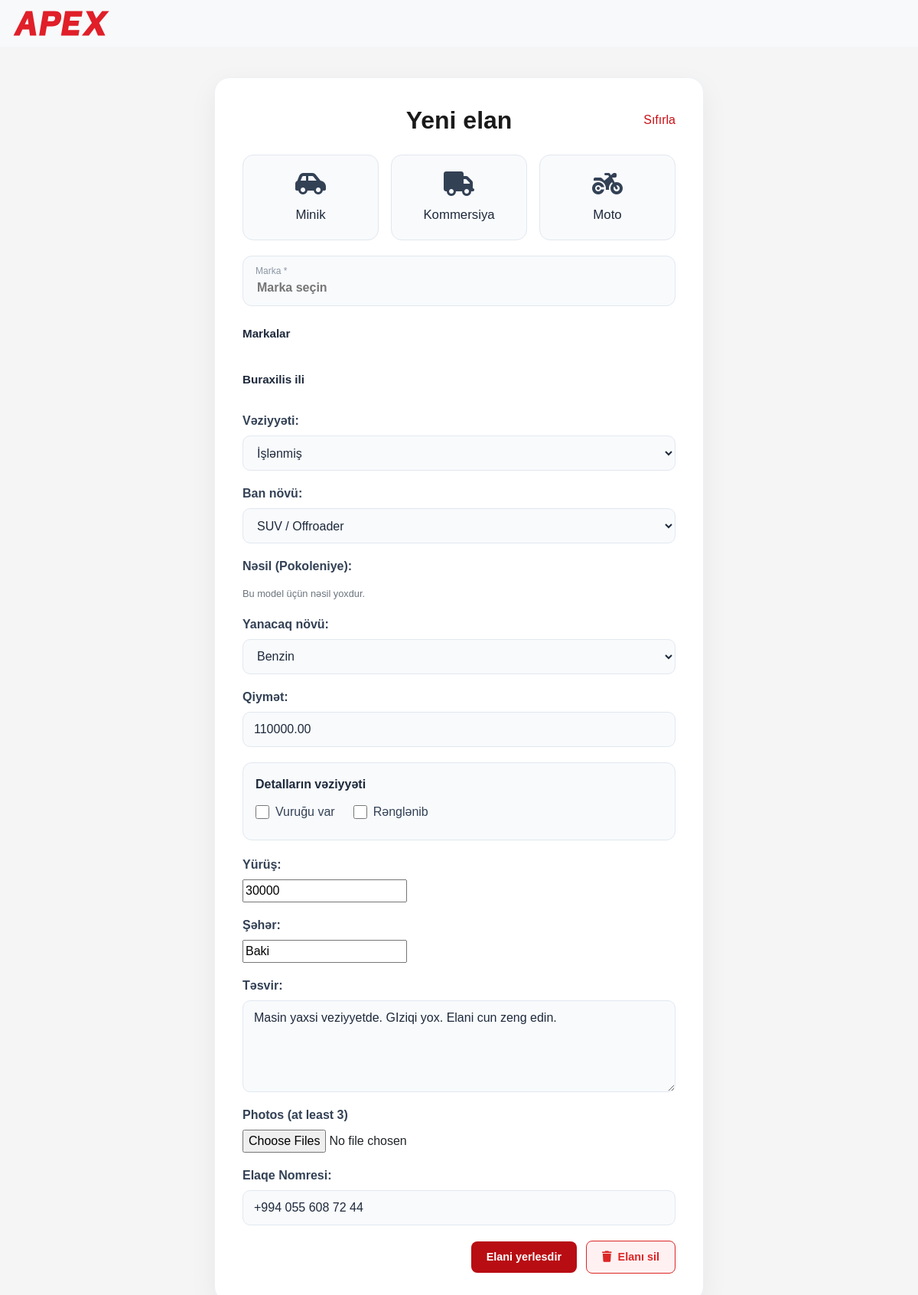
Screenshot of /listing/20/edit/ (signed in) with the database file from the repository.
### main/models.py (models this page shows, shortened)
class Listing(models.Model):
    CONDITION_CHOICES = [
        ('new', 'Yeni'),
        ('used', 'İşlənmiş'),
    ]
    BODY_TYPE_CHOICES = [
        ('sedan', 'Sedan'),
        ('hatchback', 'Hetçbek'),
        ('suv', 'SUV / Offroader'),
        ('coupe', 'Kupe'),
        ('universal', 'Universal'),
        ('crossover', 'Krossover'),
        ('minivan', 'Minivan'),
        ('cabriolet', 'Kabriolet'),
        ('avtokran', 'Avtokran'),
        ('soyuduculu_furqon', 'Soyuduculu furqon'),
        ('qolfkar', 'Qolfkar'),
        ('karvan', 'Karvan'),
        ('avtobus', 'Avtobus'),
        ('dartqi', 'Dartqı'),
        ('yuk_masini', 'Yük maşını'),
        ('furqon', 'Furqon'),
        ('sport', 'Sportbike'),
        ('cruiser', 'Kruizer'),
        ('scooter', 'Skuter'),
        ('other', 'Digər'),
    ]
    FUEL_TYPE_CHOICES = [
        ('petrol', 'Benzin'),
        ('diesel', 'Dizel'),
        ('hybrid', 'Hibrid'),
        ('electric', 'Elektro'),
        ('gas', 'Qaz'),
    ]
    views_count = models.PositiveIntegerField(default=0)
    views_count = models.PositiveIntegerField(default=0)
    viewed_by = models.ManyToManyField(settings.AUTH_USER_MODEL, blank=True, related_name='viewed_listings')
    generation = models.ForeignKey(
        'CarGeneration',
        on_delete=models.SET_NULL,
        null=True,
        blank=True,
        related_name='listing',
    )
    car_model = models.ForeignKey(
        CarModel,
        on_delete=models.PROTECT,
        related_name='listings',
    )
    owner = models.ForeignKey(
        settings.AUTH_USER_MODEL,
        on_delete=models.SET_NULL,
        null=True,
        blank=True,
        related_name='listings',
    )
    year = models.PositiveSmallIntegerField()
    condition = models.CharField(max_length=10, choices=CONDITION_CHOICES)
    body_type = models.CharField(max_length=20, choices=BODY_TYPE_CHOICES)
    fuel_type = models.CharField(max_length=20, choices=FUEL_TYPE_CHOICES, default='petrol')
    price = models.DecimalField(max_digits=12, decimal_places=2)
    mileage = models.PositiveIntegerField()
    city = models.CharField(max_length=100)
    description = models.TextField()
    phone_number = models.CharField(max_length=30, default='')
    image = models.ImageField(upload_to='listing_photos/')
    created_at = models.DateTimeField(auto_now_add=True)
    is_damaged = models.BooleanField(default=False, verbose_name='Vurugu var')
    is_repainted = models.BooleanField(default=False, verbose_name="Rənglənib")

class CarModelBodyType(models.Model):
    car_model = models.ForeignKey(
        CarModel,
        on_delete=models.CASCADE,
        related_name='body_type_options',
    )
    body_type = models.CharField(
        max_length=20,
        choices=Listing.BODY_TYPE_CHOICES,
    )
    class Meta:
        constraints = [
            models.UniqueConstraint(
                fields=['car_model', 'body_type'],
                name='unique_body_type_per_car_model'
            ),
        ]

### main/views.py (the view)
# urls.py: path('listing/<int:listing_id>/edit/', views.edit_listing_view, name='edit_listing'),
@login_required(login_url='login')
def edit_listing_view(request, listing_id):
    listing = get_object_or_404(Listing, pk=listing_id)
    if listing.owner != request.user:
        messages.error(request, 'Bu elanı redaktə etməyə icazəniz yoxdur.')
        return redirect('detail', listing_id=listing.id)
    if request.method == 'POST' and 'delete_listing' in request.POST:
        listing.delete()
        return redirect('index')  # Or '/' if your homepage URL name isn't 'index'
    if request.method == 'POST':
        form = ListingForm(request.POST, request.FILES, instance=listing)
        if form.is_valid():
            form.save()
            messages.success(request, 'Elan uğurla yeniləndi!')
            return redirect('detail', listing_id=listing.id)
    else:
        form = ListingForm(instance=listing)
    generations = CarGeneration.objects.select_related('car_model__brand').all()
    context = {
        'form': form,
        'listing': listing,
        'brands': Brand.objects.prefetch_related('models').all(),
        'years': list(Year.objects.order_by('-year').values_list('year', flat=True)),
    }
    return render(request, 'elan.html', context) # eyni elan html formasini burda istid edirik nolar kod isle

### templates/elan.html (shortened to what this page needs)
{% load static %}
<!DOCTYPE html>
<html lang="en">
<head>
    <link rel="stylesheet" href="https://cdn.jsdelivr.net/npm/bootstrap@4.5.3/dist/css/bootstrap.min.css">
    <link rel="stylesheet" href="https://cdnjs.cloudflare.com/ajax/libs/font-awesome/6.4.2/css/all.min.css" />
    <link rel="stylesheet" href="{% static 'css/elan.css' %}">
    <link rel="stylesheet" href="{% static 'css/style.css' %}">
</head>
<body class="body">
    <nav class="navbar navbar-expand-lg navbar-light bg-light">
            <a class="navbar-brand" href="{% url 'home' %}" aria-label="APEX home">
            <img class="navbar-logo" src="{% static 'image/APEX — Automotive logo.svg' %}" alt="APEX">
        </a>
    </nav>
    <div class="div1">
        <form method="POST" enctype="multipart/form-data" novalidate>
        <div class="form-heading">
            <h1 class="h1">Yeni elan</h1>
            <button type="button" id="reset-form-btn" class="reset-form-btn">Sıfırla</button>
        </div>
        <div class="category-selector">
            <div class="category-card">
                <label for="type-minik">
                    <i class="fa-solid fa-car-side"></i>
                    <span>Minik</span>
                </label>
            </div>
            <div class="category-card">
                <label for="type-commercial">
                    <i class="fa-solid fa-truck"></i>
                    <span>Kommersiya</span>
                </label>
            </div>
            <div class="category-card">
                <label for="type-moto">
                    <i class="fa-solid fa-motorcycle"></i>
                    <span>Moto</span>
                </label>
            </div>
        </div>
        <div class="custom-input-box" id="brand-input-box">
            <label class="input-label" for="selected-brand-input">Marka *</label>
            <div class="input-field-wrapper">
                <input type="text" id="selected-brand-input" class="selected-input" placeholder="Marka seçin" readonly>
            </div>
        </div>
        <div id="brands-section" class="selection-section">
            <span class="section-title">Markalar</span>
        </div>
        <div id="year-section" class="selection-section year-section">
            <span class="section-title">Buraxilis ili</span>
        </div>
        <div class="listing-field">
            {{ form.condition.label_tag }}
            {{ form.condition }}
        </div>
        <div class="listing-field">
            {{ form.body_type.label_tag }}
            {{ form.body_type }}
        </div>
        <div class="listing-field" id="elan-generation-wrapper" style="grid-column: 1 / -1; display: none;">
            <label class="font-weight-bold mb-2">Nəsil (Pokoleniye):</label>
            <p id="no-generation-msg" class="text-muted small mt-1" style="display: none;">
                Bu model üçün nəsil yoxdur.
            </p>
        </div>
        <div class="listing-field">
            {{ form.fuel_type.label_tag }}
            {{ form.fuel_type }}
        </div>
        <div class="listing-field">
            {{ form.price.label_tag }}
            {{ form.price }}
        </div>
        <div class="parts-condition-box">
            <label class="parts-condition-title">Detalların vəziyyəti</label>
            <div class="parts-condition-options">
                <label class="parts-checkbox-label">
                    <input type="checkbox" name="is_damaged" class="parts-checkbox-input">
                    <span>Vuruğu var</span>
                </label>
                <label class="parts-checkbox-label">
                    <input type="checkbox" name="is_repainted" class="parts-checkbox-input">
                    <span>Rənglənib</span>
                </label>
            </div>
        </div>
        <div class="listing-field">
            {{ form.mileage.label_tag }}
            {{ form.mileage }}
        </div>
        <div class="listing-field">
            {{ form.city.label_tag }}
            {{ form.city }}
        </div>
        <div class="listing-field">
            {{ form.description.label_tag }}
            {{ form.description }}
        </div>
        <div class="listing-field">
            <label for="{{ form.photos.id_for_label }}">Photos (at least 3)</label>
            {{ form.photos }}
        </div>
        <div class="listing-field">
            {{ form.phone_number.label_tag }}
            {{ form.phone_number }}
        </div>
        <div class="elan-form-actions">
            <button class="all_button" type="submit">Elani yerlesdir</button>
            {% if listing %}
                <button
                    class="delete-listing-button"
                    type="submit"
                    formaction="{% url 'delete_listing' listing.id %}"
                    formmethod="post"
                    formnovalidate
                    onclick="return confirm('Bu elanı silmək istədiyinizə əminsiniz?')"
                >
                    <i class="fa-solid fa-trash"></i> Elanı sil
                </button>
            {% endif %}
        </div>
        </form>
    </div>
</body>
</html>

### static/css/elan.css (style rules this page uses)
body { font-family: Arial, sans-serif; background-color: #f5f5f5; min-height: 100vh; display: flex; flex-direction: column; }
.div1 { border: 1px solid #edf0f4; border-radius: 20px; padding: 36px; width: min(100% - 32px, 640px); margin: 40px auto; box-sizing: border-box; background: #fff; box-shadow: 0 12px 36px rgba(30, 41, 59, 0.06); }
.elan-form-actions { display: flex; align-items: center; justify-content: flex-end; gap: 12px; margin-top: 20px; width: 100%; }
.elan-form-actions .all_button { grid-column: auto; margin: 0; }
.delete-listing-button { display: inline-flex; align-items: center; justify-content: center; gap: 8px; padding: 10px 20px; background-color: #fff1f2; color: #dc2626; border: 1.5px solid #dc2626; border-radius: 8px; font-size: 0.9rem; font-weight: 600; cursor: pointer; transition: all 0.2s ease; }
.parts-condition-box { margin: 20px 0; padding: 16px; background: #f8fafc; border-radius: 12px; border: 1px solid #e2e8f0; }
.parts-condition-title { font-weight: 600; display: block; margin-bottom: 12px; color: #1e293b; }
.parts-condition-options { display: flex; gap: 24px; flex-wrap: wrap; }
.parts-checkbox-label { display: flex; align-items: center; gap: 8px; cursor: pointer; font-weight: 500; color: #334155; }
.parts-checkbox-input { width: 18px; height: 18px; accent-color: #ef4444; cursor: pointer; }
.h1 { font-size: 24px; font-weight: bold; margin: 0; text-align: center; }
.form-heading { position: relative; display: flex; align-items: center; justify-content: center; margin-bottom: 26px; }
.form-heading .h1 { margin: 0; }
.reset-form-btn { position: absolute; right: 0; border: 0; padding: 6px 0 6px 10px; background: transparent; color: #ca1016; cursor: pointer; }
.category-selector { display: flex; justify-content: center; margin: 0 0 20px; gap: 16px; }
.category-card { flex: 1; min-width: 0; text-align: center; cursor: pointer; position: relative; }
.category-card label { display: flex; flex-direction: column; align-items: center; justify-content: center; gap: 12px; min-height: 112px; padding: 16px; background-color: #f8fafc; border: 1px solid #e2e8f0; border-radius: 14px; cursor: pointer; color: #1e293b; font-size: 1.05rem; font-weight: 500; transition: all 0.25s ease; user-select: none; margin-bottom: 0; }
.category-card label i { font-size: 2rem; color: #334155; transition: color 0.25s ease; }
.custom-input-box { background: #f8fafc; border: 1px solid #e2e8f0; border-radius: 12px; padding: 10px 16px; margin-top: 16px; }
.input-label { font-size: 0.75rem; color: #8c96a4; display: block; margin: 0; }
.input-field-wrapper { display: flex; align-items: center; justify-content: space-between; }
.selected-input { border: none; background: transparent; outline: none; font-weight: 600; width: 100%; color: #1e293b; }
.selection-section { margin-top: 24px; }
.section-title { font-weight: 600; color: #1e293b; font-size: 0.95rem; }
.listing-field { margin-top: 18px; }
.listing-field label { display: block; margin-bottom: 7px; color: #334155; font-weight: 600; }
.listing-control { display: block; width: 100%; min-height: 46px; padding: 10px 14px; border: 1px solid #e2e8f0; border-radius: 10px; background: #f8fafc; color: #1e293b; font: inherit; box-sizing: border-box; }
.listing-description { min-height: 120px; resize: vertical; }

### static/css/style.css (style rules this page uses)
.navbar-logo { display: block; width: 130px; height: auto; }
.all_button { display: flex; align-items: end; justify-content: end; padding: 10px 20px; background-color: #B80D13; color: #FFFFFF; border: none; border-radius: 8px; font-size: 0.9rem; font-weight: 600; cursor: pointer; transition: background-color 0.3s ease, color 0.3s ease; text-align: end; grid-column: 1 / -1; display: flex; justify-content: flex-end; }
.h1 { font-size: 2rem; font-weight: 700; margin-bottom: 24px; color: #1a1a1a; margin-left: 20px; margin-top: 20px; }

### rows the page displays
Listing: condition "İşlənmiş", fuel_type "Benzin", price "110000.00", mileage "30000", city "Baki", description "Masin yaxsi veziyyetde. GIziqi yox. Elani cun zeng edin.", phone_number "+994 055 608 72 44"
CarModelBodyType: body_type "SUV / Offroader"
